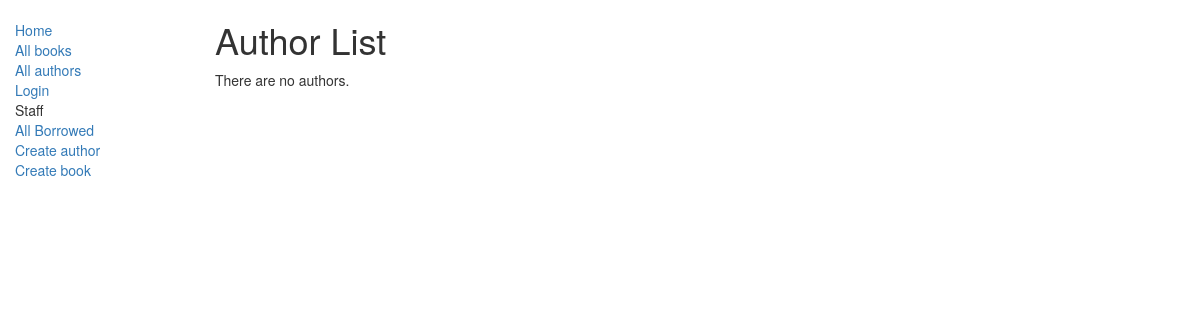
The app's page /catalog/authors/, older data.
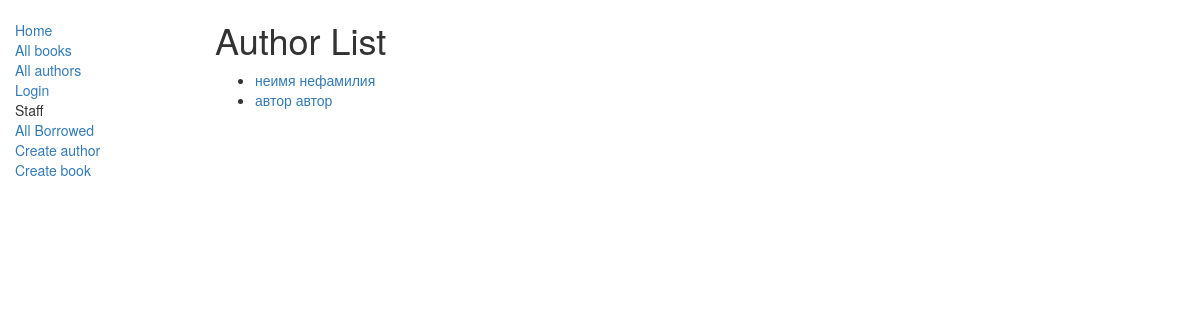
The same page, newer data.
### catalog/models.py (models this page shows, shortened)
class Author(models.Model):
    first_name = models.CharField(max_length=100)
    last_name = models.CharField(max_length=100)
    date_of_birth = models.DateField(null=True, blank=True)
    date_of_death = models.DateField('Died', null=True, blank=True)
    def get_absolute_url(self):
        return reverse('author-detail', args=[str(self.id)])

### catalog/views.py (the view)
# urls.py: path('authors/', views.AuthorListView.as_view(), name='authors'),
class AuthorListView(generic.ListView):
    model = Author
    template_name = 'authors.html'

### catalog/templates/authors.html
{% extends "base_generic.html" %}
{% block content %}
    <h1>Author List</h1>
    {% if author_list %}
    <ul>
      {% for author in author_list %}
      <li>
        <a href="{{ author.get_absolute_url }}">{{ author.first_name }} {{author.last_name}} </a>
      </li>
      {% endfor %}
    </ul>
    {% else %}
      <p>There are no authors.</p>
    {% endif %}
{% endblock %}

Row changes from the older to the newer data that the page shows:
added Author: first_name "неимя", last_name "нефамилия"
added Author: first_name "автор", last_name "автор"
Text that changed along with them:
text no longer shown: "There are no authors."
